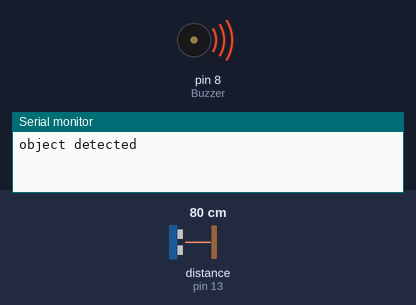
The sketch below on a simulated Arduino Uno, built with avr-gcc and run on an emulated ATmega328P. On the bench: buzzer (waves = sounding), the last lines printed to the serial monitor. Wiring (inferred from the names in the program): ultrasonic range finder: trigger pin 12; echo pin 13. Inputs (shaded band) come from the test bench; at power-on: distance to the obstacle (sensor on pin 13) 80 cm. The echo pulse lasts 58.3 µs per cm.

Above: at 0.2 s.
At 5.46 s:
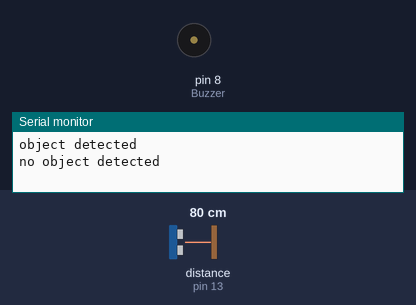
Timing chart, 0 to 7.3 s (numbered marks = the images above):
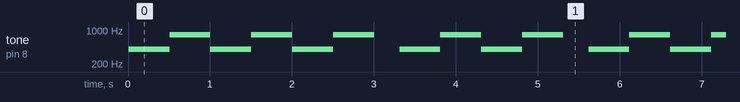

Measured:
- by itself, tone on pin 8 (Buzzer): repeats every 5.6 s: 2 × (800 Hz 0.50 s, 400 Hz 0.50 s), 800 Hz 0.50 s, silent 0.31 s, 2 × (400 Hz 0.50 s, 800 Hz 0.50 s), silent 0.31 s, 400 Hz 0.50 s

The sketch:

Ultrasonic_Motion_detector.ino
```cpp
#define trigPin 12
#define echoPin 13
int Buzzer = 8;
void setup() {
  Serial.begin (9600);
  pinMode(trigPin, OUTPUT);
  pinMode(echoPin, INPUT);
  pinMode(Buzzer, OUTPUT);
  }

void loop() {
  int duration, distance;
  digitalWrite(trigPin, HIGH);
  delayMicroseconds(1000);
  digitalWrite(trigPin, LOW);
  duration = pulseIn(echoPin, HIGH);
  distance = (duration/2) / 29.1;
  if (distance >= 80 || distance <= 0){
    Serial.println("no object detected");
    digitalWrite(Buzzer, LOW);
    }else {
      Serial.println("object detected");
      tone(Buzzer, 400); // play 400 Hz tone for 500
      delay(500);
      tone(Buzzer, 800); // play 800Hz tone for 500
      delay(500);
  }


tone(Buzzer, 400); // play 400 Hz tone for 500
delay(500);
tone(Buzzer, 800); // play 800Hz tone for 500
delay(500);
tone(Buzzer, 400); // play 400 Hz tone for 500
delay(500);
tone(Buzzer, 800); // play 800Hz tone for 500
delay(500);
noTone(Buzzer);

delay(300);

}
/*More info on the code THE CODE !!!!(......)!!!!i will be breaking down the code and explaining it in details, again any questions are welcome, code is attached in this page!!CODE:-#define trigPin 12#define echoPin 13int Buzzer = 8;void setup() {Serial.begin (9600);pinMode(trigPin, OUTPUT);pinMode(echoPin, INPUT);pinMode(Buzzer, OUTPUT);}
EXPLANATION: -we define the trigger pin as pin 12, the echo pin as pin 13 and the piezo (buzzer) as pin 8, Then we define the trigger and piezo (buzzer) pins as output, the echo pin as input.CODE: -

void loop() {
int duration, distance; digitalWrite(trigPin, HIGH); delayMicroseconds(1000); digitalWrite(trigPin, LOW); duration = pulseIn(echoPin, HIGH); distance = (duration / 2) / 29.1; EXPLANATION: -so the way this ultrasonic sensor works is: when we flash the trigger pin high for a small amount of time (in this case 1000 microseconds), the sensor would send an ultrasonic wave at a known time (let's say t1), the wave will reach the object and reflect back to the sensor at another known time (t2) , lets assume t3 =t2 - t1, (t3 is equal to the time taken for the wave to reach the object and comeback, so t3/2 is the time needed for the wave to reach the object) we know the speed of sound which is 340 m/s or 29.1cm/ms so we are able to get the distance in cmCODE:-if (distance >= 80 || distance <= 0){Serial.println("no object detected");digitalWrite(Buzzer, LOW);]EXPLANATION:-my doors length is 80 cm (use ur own value) so as long as there is nothing less than 80 cm away the buzzer is off onc something passes this will cause the buzzer to soundCODE:-else {
          Serial.println("object detected");tone(Buzzer, 400); // play 400 Hz tone for 500 msdelay(500);tone(Buzzer, 800); // play 800Hz tone for 500msdelay(500);tone(Buzzer, 400); // play 400 Hz tone for 500 msdelay(500);tone(Buzzer, 800); // play 800Hz tone for 500msdelay(500);tone(Buzzer, 400); // play 400 Hz tone for 500 msdelay(500);tone(Buzzer, 800); // play 800Hz tone for 500msdelay(500);noTone(Buzzer);}delay(300);}EXPLANATION:-this is just a tone similar to a police siren !!
          ULTRASONIC SENSOR DOOR ALARM code here.docx */
```
